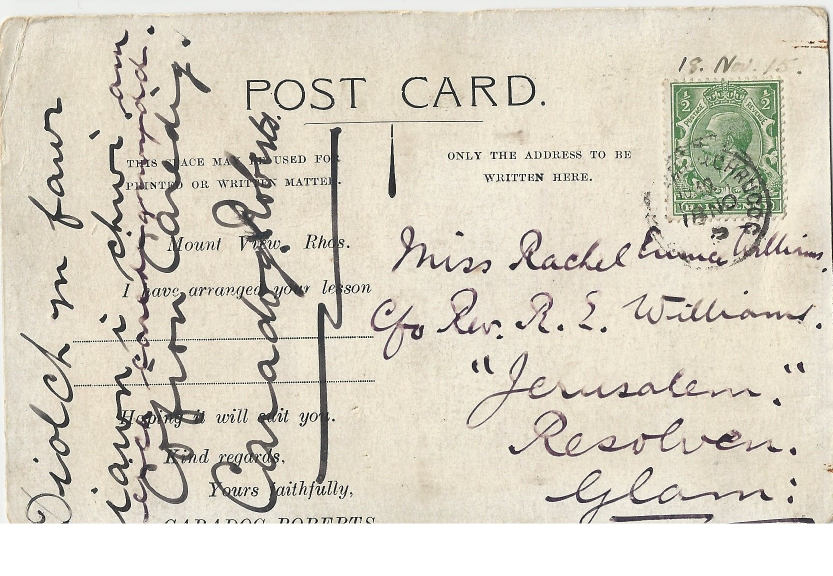
#> input picture tests/fixtures/caradog-1915-back.jpg, 1665 x 1152 px (shown at 1/2 size)
$ python -i strip_measure.py   (imports and definitions only)
#> lines starting #> are read from the running program, lines starting #| are printed output that depends on the picture; after the words box and inside, x2 and y2 are one past the last pixel; in counts of white or black regions, pixels touching at a corner belong together
"""Strip measurement (strip-grouping-plan slice 1): the page's writing
measured into numbered line strips by INK PROJECTION — the row ink
profile's line cores (the house's 0.1% ink floor), one strip per line of
writing. No baseline detector serves the measurement — the kraken/orli
detector fragmented ~25 handwritten lines into 768 baselines (and
hallucinated 768 more on blank paper in the rotated frame), measurements
that never corresponded to the page's real lines. Geometry is
measurement; the model never generates a coordinate
(layout-requirements-draft L3/L11)."""

from __future__ import annotations

from dataclasses import dataclass
from pathlib import Path

from PIL import Image, ImageDraw, ImageFont

# The row ink floor: a row carries a line core when more than this
# fraction of its pixels are dark (<128) — the house's Gate D clip
# minimum (tools/layout.py _CLIP_INK_MIN).
PROFILE_INK_FLOOR = 0.001
# Contiguous core rows within this distance are one line core.
CORE_MERGE_PX = 6
# The drawn annotation: thin green outlines + margin numbers, the
# writing untouched (the grouping read reads THIS image).
STRIP_OUTLINE_COLOR = (0, 150, 0)
STRIP_OUTLINE_WIDTH = 2
MARGIN_NUMBER_SIZE = 30
MARGIN_NUMBER_OFFSET = (-40, -8)  # the number sits in the left margin, above the strip's top


@dataclass(frozen=True)
class Extent:
    """A measured rectangle of the page — a line band's ink extent, in
    page pixels. Measurement, never a generated coordinate."""

    x0: float
    y0: float
    x1: float
    y1: float
    orientation: int = 0

    @property
    def width(self) -> float:
        return self.x1 - self.x0

    @property
    def height(self) -> float:
        return self.y1 - self.y0

    def as_box(self) -> list[float]:
        """The layout's box shape ([x0, y0, x1, y1], page px)."""
        return [self.x0, self.y0, self.x1, self.y1]


@dataclass(frozen=True)
class Strip:
    """One measured line of writing: its extent plus the reading-order
    number the drawn annotation and the grouping read address it by."""

    number: int
    extent: Extent

    @property
    def width(self) -> float:
        return self.extent.width

    @property
    def height(self) -> float:
        return self.extent.height

    @property
    def orientation(self) -> int:
        return self.extent.orientation

    def as_box(self) -> list[float]:
        return self.extent.as_box()


def line_bands(image: Path) -> list[Extent]:
    """The page's line bands from the row ink profile: a row is a line
    core when more than PROFILE_INK_FLOOR of its pixels are dark; core
    rows within CORE_MERGE_PX merge into one band; each band's x-extent
    is the ink it contains. Band order is reading order (top to
    bottom) — the projection cannot see columns, so a two-column page
    measures each band across both columns and the grouping read splits
    them (it owns segment definition, L3). A band touching the page's
    top or bottom edge drops: scan and binding edges shade the outermost
    rows dark, and the shading measures as a full-width "line"."""
#> called with image = '../tests/fixtures/caradog-1915-back.jpg'
    with Image.open(image) as im:
#> im is the input picture: PIL image 1665x1152 RGB; mean R, G, B 217.1, 211.1, 196.6
        gray = im.convert("L")
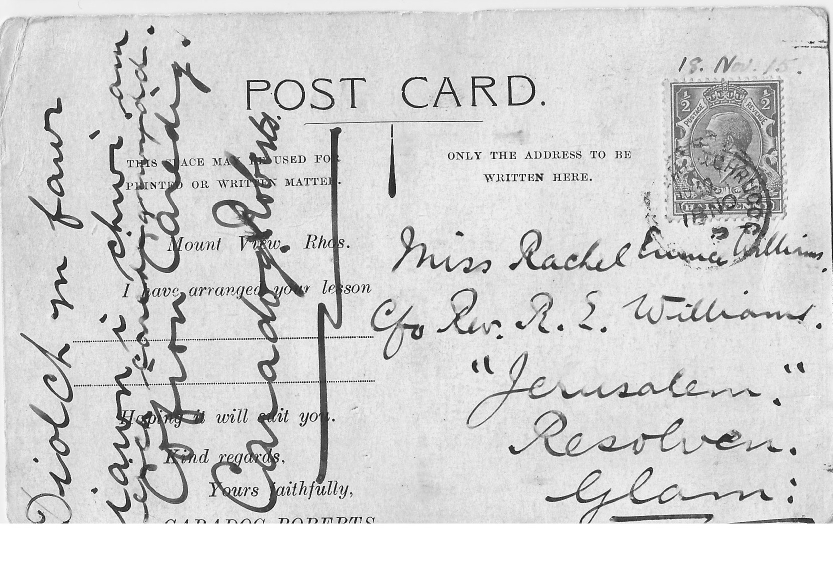
#> gray: PIL image 1665x1152 L (shown at 1/2 size); min 0, max 255, mean 211.2
        width, height = gray.size
#> width = 1665; height = 1152
        binary = gray.point(lambda v: 255 if v < 128 else 0)
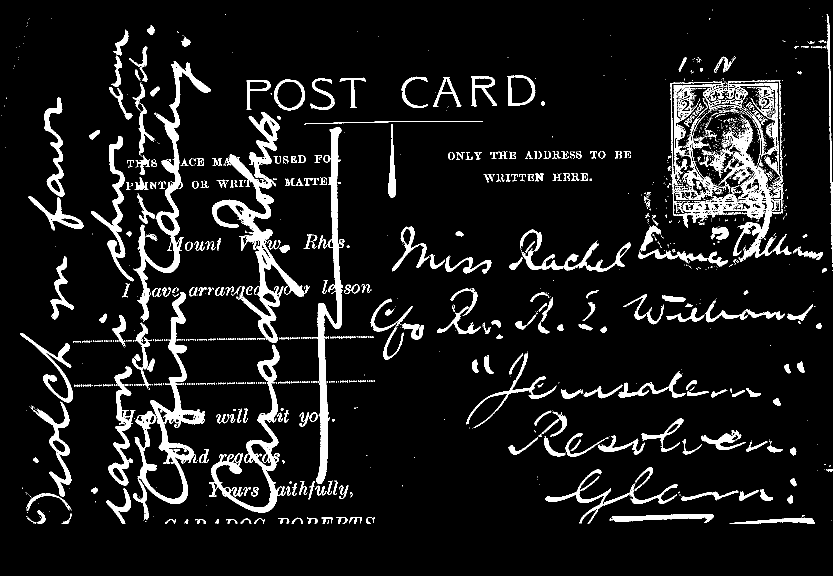
#> binary: PIL image 1665x1152 L (shown at 1/2 size); 8.9% white; 1711 white regions (1371 under 20 px), largest, box (x1, y1, x2, y2) and area: (1340, 160, 1583, 524) 21997, (424, 224, 608, 686) 14285, (267, 584, 410, 1039) 11196
    # the 1px-wide resize averages each binary row: the pixel value IS
    # the row's ink fraction (0..255)
    profile = binary.resize((1, height), Image.Resampling.BOX)
    floor = PROFILE_INK_FLOOR * width
#> floor = 1.67
    cores: list[list[int]] = []
    for y in range(height):
        value = profile.getpixel((0, y))
        if isinstance(value, (int, float)) and value > floor:
            if cores and y - cores[-1][1] <= CORE_MERGE_PX:
                cores[-1][1] = y
            else:
                cores.append([y, y])
#> this loop made 1152 passes
#> value on passes 1 to 3: 0, 0, 0
#> after the loop, cores = [[54, 1046]]
    bands = []
    for top, bottom in cores:
        if top <= 1 or bottom >= height - 2:
            continue  # the page's own edge shading, not writing
        bbox = binary.crop((0, top, width, bottom + 1)).getbbox()
        if bbox is None:  # pragma: no cover — a band above the floor carries ink by construction
            continue
        bands.append(Extent(x0=float(bbox[0]), y0=float(top), x1=float(bbox[2]), y1=float(bottom + 1)))
#> this loop made 1 pass
#> (top, bottom, bbox) on pass 1: (54, 1046, (3, 0, 1665, 993))
#> after the loop, bands = 1 item
    return bands


# [28 lines left out: functions measure_strips, draw_numbered_strips, not called in this run]

>>> result = line_bands('../tests/fixtures/caradog-1915-back.jpg')
#> result = 1 item
